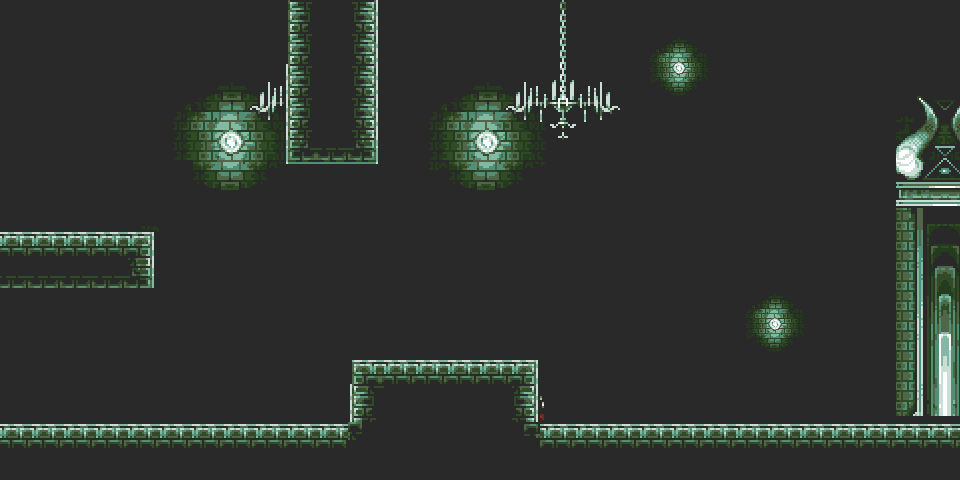

Below is a game level as drawn by its tile map, then a one-line description and the .tmx that defines it (tile-layer data replaced by summaries):
An orthogonal 30x15 tile map with 32x32 px tiles, 1 tile layer (1), 2 tilesets and 7 objects.

<map version="1.0" orientation="orthogonal" width="30" height="15" tilewidth="32" tileheight="32">
 <tileset firstgid="1" name="parallaxBG-interior1" tilewidth="32" tileheight="32">
  <image source="../images/parallaxBG-interior1.png" width="256" height="256" />
 </tileset>
 <tileset firstgid="65" name="working-title2" tilewidth="32" tileheight="32">
  <image source="../images/working-title2.png" width="800" height="477" />
 </tileset>
 <layer name="1" width="30" height="15">
  <data>[450 cells, 450 non-empty, 136 distinct tile ids]</data>
 </layer>
 <objectgroup name="Object Layer 1" width="30" height="15">
  <object x="289" y="2" width="89" height="159" visible="0" />
  <object x="0" y="232" width="152" height="55" visible="0" />
  <object x="5" y="427" width="344" height="17" />
  <object x="353" y="365" width="31" height="77" />
  <object x="388" y="360" width="147" height="27" />
  <object x="512" y="394" width="26" height="51" />
  <object x="540" y="426" width="420" height="25" />
 </objectgroup>
</map>
